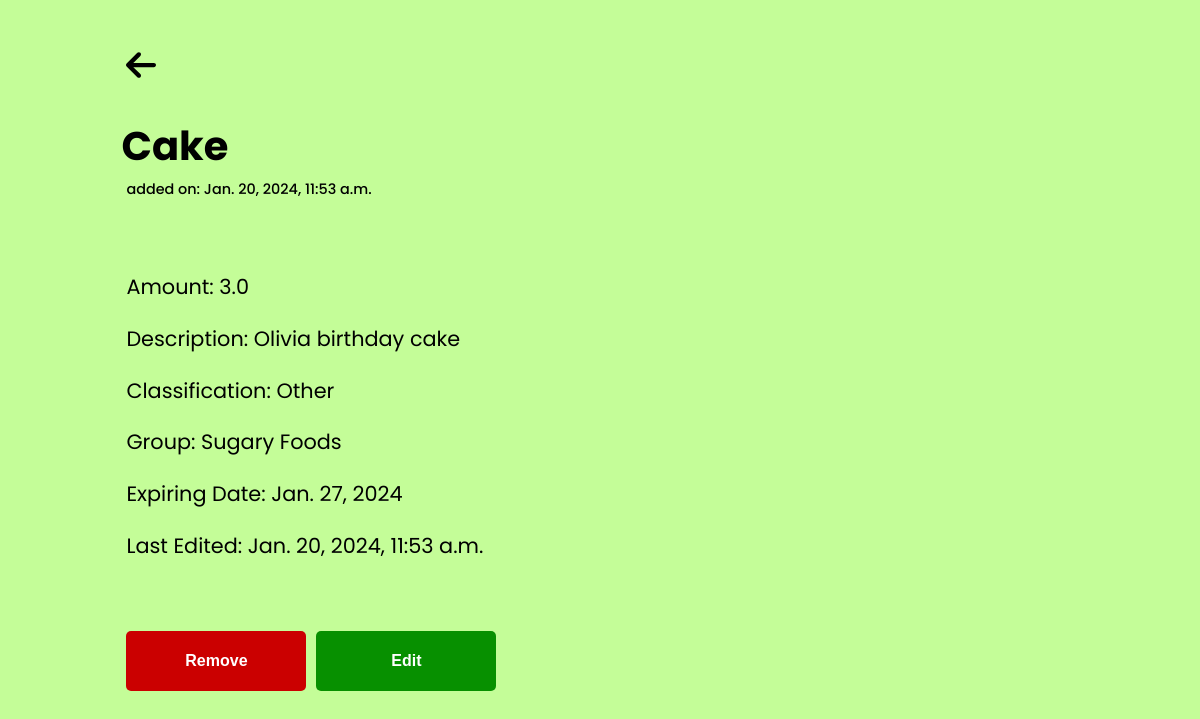
The page /item-details/23/ (signed in) on the database its author committed.
### base/models.py (models this page shows, shortened)
class Item(models.Model):
    name = models.CharField(max_length=200)
    user = models.ForeignKey(User, on_delete=models.CASCADE)
    amount = models.FloatField(null=True, blank=True)
    description = models.TextField(null=True, blank=True)
    classification = models.ForeignKey(Classification, on_delete=models.CASCADE, null=True)
    recommended_groups = models.ForeignKey(Group, on_delete=models.CASCADE, null=True, blank=True)
    expiring_date = models.DateField(null=True)
    created = models.DateTimeField(auto_now_add=True)
    updated = models.DateTimeField(auto_now=True)

class Classification(models.Model):
    class_name = models.CharField(max_length=100)
    created = models.DateTimeField(auto_now_add=True)
    updated = models.DateTimeField(auto_now=True)
    def __str__(self):
        return self.class_name

class Group(models.Model):
    user = models.ForeignKey(User, null=True, blank=True, on_delete=models.CASCADE)
    group_name = models.CharField(max_length=200)
    created = models.DateTimeField(auto_now_add=True)
    updated = models.DateTimeField(auto_now=True)
    def __str__(self):
        return self.group_name

### base/views.py (the view)
# urls.py: path('item-details/<str:pk>/', views.itemPage, name='itemPage'),
@login_required(login_url='/login')
def itemPage(request, pk):
    item = Item.objects.get(id=pk)
    context = {'item': item}
    return render(request, 'base/item.html', context)

### base/templates/base/item.html
{% extends 'main.html' %}
{% block content %}
{% load static %}
<link rel="stylesheet" href="{% static 'styles/item.css' %}">
<main>
    <div class="content">
        <div class="header">
            <a href="{{request.META.HTTP_REFERER}}">
                <img src="{% static 'images/back-arrow.svg' %}" alt="" class="back-arrow">
            </a>
            <h1 class="item-name-heading">{{item.name}}</h1>
            <span class="created-txt">added on: {{item.created}}</span>
        </div>
        <div class="item-details">
            <p class="amount">Amount: {{item.amount}}</p>
            <p class="description">Description: {% if item.description %}{{item.description}}{%else%}None{%endif%}</p>
            <p class="classification">Classification: {{item.classification}}</p>
            <p class="group">Group: {% if item.recommended_groups %}{{item.recommended_groups}}{%else%}{{item.other_groups}}{%endif%}</p>
            <p class="expiring_date">Expiring Date: {{item.expiring_date}}</p>
            <p class="last_updated">Last Edited: {{item.updated}}</p>
        </div>
        <div class="buttons-div">
            <a href="{% url 'deleteItem' item.id %}">
                <button class="remove-btn">Remove</button>
            </a>
            <a href="{% url 'editItem' item.id %}">
                <button class="edit-btn">Edit</button>
            </a>
        </div>
    </div>
</main>
{% endblock %}

### static/styles/item.css (style rules this page uses)
body { font-family: "Poppins", sans-serif; background-color: rgb(196, 253, 152); }
main { display: flex; justify-content: center; }
.content { width: 80%; margin-top: 40px; }
.back-arrow { width: 30px; transition: .3s; }
.item-name-heading { margin-bottom: 0; margin-left: -5px; font-size: 2.5em; }
.created-txt { font-size: .9em; font-weight: 500; }
.item-details { margin-top: 70px; font-size: 1.3em; font-weight: 400; }
.buttons-div { margin-top: 70px; display: flex; }
.buttons-div button { width: 180px; height: 60px; border-radius: 5px; border: 0; color: #ffffff; font-weight: bold; cursor: pointer; font-size: 1em; transition: .3s; }
.remove-btn { background-color: rgb(203, 0, 0); margin-right: 10px; }
.edit-btn { background-color: rgb(7, 144, 0); }

### rows shown on the page
Item: name "Cake", created "Jan. 20, 2024, 11:53 a.m.", amount "3.0", description "Olivia birthday cake", classification "Other", recommended_groups "Sugary Foods", expiring_date "Jan. 27, 2024", updated "Jan. 20, 2024, 11:53 a.m."
